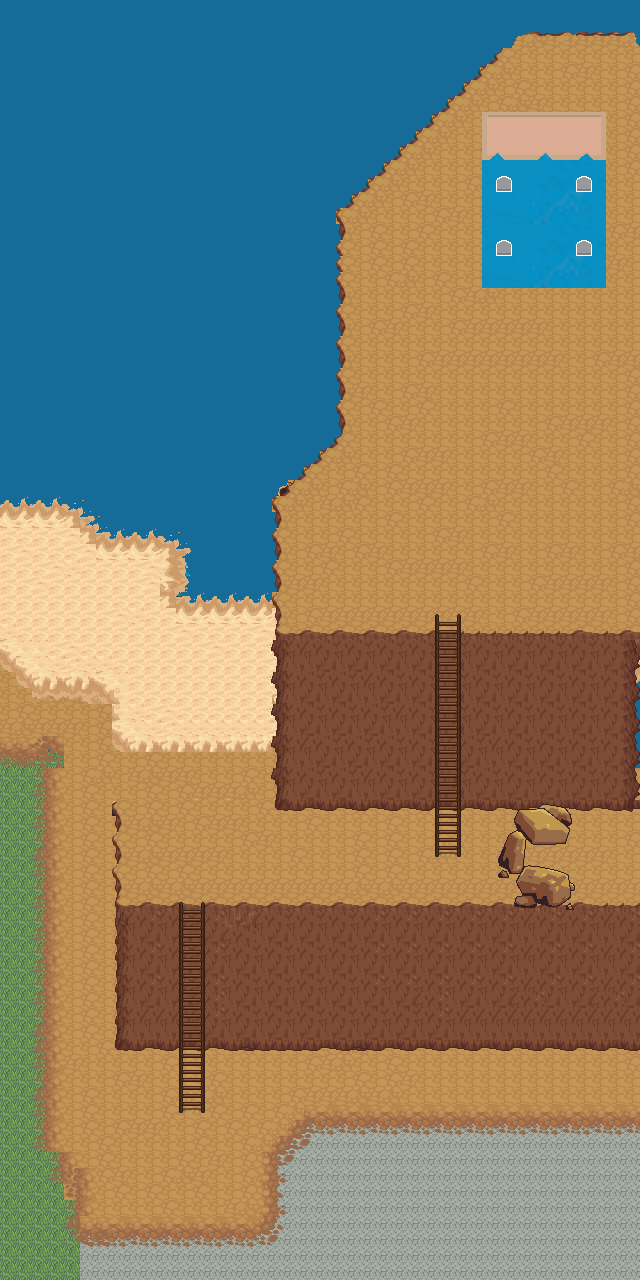

Rendered tile map (Tiled .tmx) drawn with the repository's tilesets; below, a short description and the map source with its tile grids summarised:
An orthogonal 40x80 tile map with 16x16 px tiles, 8 tile layers (background, background, background, background, ...), 7 tilesets.

<map version="1.4" tiledversion="1.4.2" orientation="orthogonal" renderorder="right-down" width="40" height="80" tilewidth="16" tileheight="16" infinite="0" nextlayerid="10" nextobjectid="1">
 <tileset firstgid="1" source="tileset_town_multi_v001.tsx" />
 <tileset firstgid="561" source="terrain.tsx" />
 <tileset firstgid="1585" source="house-body2.tsx" />
 <tileset firstgid="1617" source="roof-3.tsx" />
 <tileset firstgid="1618" source="building-details.tsx" />
 <tileset firstgid="1658" source="window.tsx" />
 <tileset firstgid="1673" source="door.tsx" />
 <layer id="3" name="background" width="40" height="80">
  <data>[3200 cells, 3200 non-empty, 4 distinct tile ids]</data>
 </layer>
 <layer id="1" name="background" width="40" height="80">
  <data>[3200 cells, 1507 non-empty, 17 distinct tile ids]</data>
 </layer>
 <layer id="4" name="background" width="40" height="80">
  <data>[3200 cells, 169 non-empty, 20 distinct tile ids]</data>
 </layer>
 <layer id="2" name="background" width="40" height="80">
  <data>[3200 cells, 101 non-empty, 12 distinct tile ids]</data>
 </layer>
 <layer id="5" name="2.5" width="40" height="80">
  <data>[3200 cells, 17 non-empty, 12 distinct tile ids]</data>
 </layer>
 <layer id="6" name="2.5" width="40" height="80">
  <data>[3200 cells, 3 non-empty, 3 distinct tile ids]</data>
 </layer>
 <layer id="7" name="2.5" width="40" height="80">
  <data>[3200 cells, 5 non-empty, 2 distinct tile ids]</data>
 </layer>
 <layer id="9" name="2.5" width="40" height="80">
  <data>[3200 cells, 0 non-empty, 0 distinct tile ids]</data>
 </layer>
</map>
